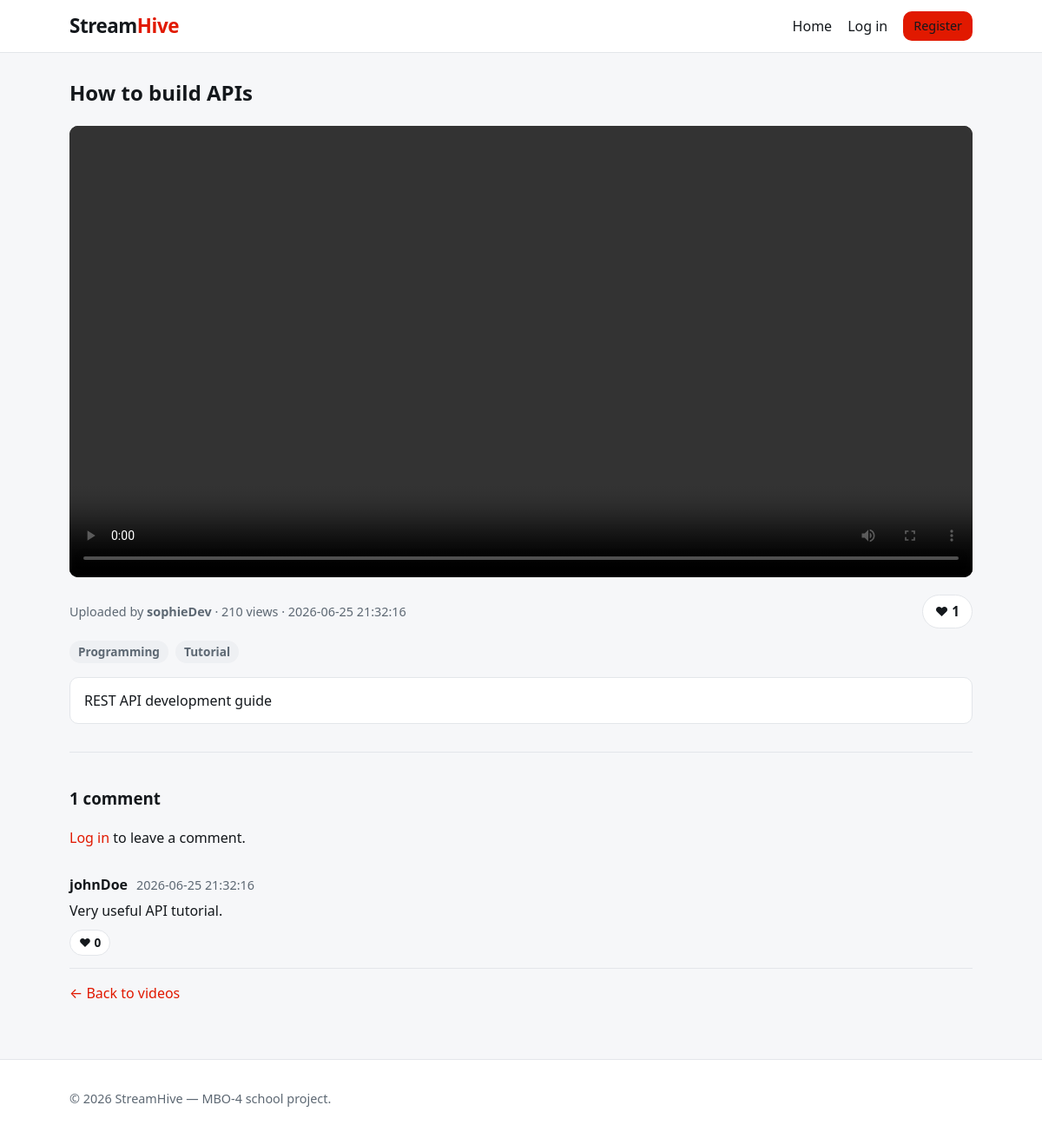
Screenshot of /videos/show?id=4 with the database file from the repository.
### tables this page shows
CREATE TABLE videos (
    id INT AUTO_INCREMENT PRIMARY KEY,
    user_id INT NOT NULL,
    title VARCHAR(255) NOT NULL,
    description TEXT,
    filename VARCHAR(255) NOT NULL,
    views INT DEFAULT 0,
    created_at DATETIME DEFAULT CURRENT_TIMESTAMP,

    FOREIGN KEY (user_id)
    REFERENCES users(id)
    ON DELETE CASCADE
);

CREATE TABLE users (
    id INT AUTO_INCREMENT PRIMARY KEY,
    email VARCHAR(50) NOT NULL UNIQUE,
    password VARCHAR(255) NOT NULL,
    role VARCHAR(50),
    created_at DATETIME DEFAULT CURRENT_TIMESTAMP,
    username VARCHAR(50)
);

CREATE TABLE categories (
    id INT AUTO_INCREMENT PRIMARY KEY,
    name VARCHAR(50) NOT NULL
);

CREATE TABLE comments (
    id INT AUTO_INCREMENT PRIMARY KEY,
    user_id INT NOT NULL,
    video_id INT NOT NULL,
    content TEXT NOT NULL,
    created_at DATETIME DEFAULT CURRENT_TIMESTAMP,

    FOREIGN KEY (user_id)
    REFERENCES users(id)
    ON DELETE CASCADE,

    FOREIGN KEY (video_id)
    REFERENCES videos(id)
    ON DELETE CASCADE
);

### views/videos/show.php (the view, shortened to what the rows shown need)
<section class="video-detail">
    <h2><?= htmlspecialchars($video['title']) ?></h2>
    <video class="player" controls
           src="/uploads/<?= htmlspecialchars($video['filename']) ?>">
    </video>
    <div class="video-bar">
        <p class="meta">
            Uploaded by <strong><?= htmlspecialchars($video['uploader']) ?></strong>
            &middot; <?= (int) $video['views'] ?> views
            &middot; <?= htmlspecialchars($video['created_at']) ?>
        </p>
        <?php if (!empty($currentUser)): ?>
            <form method="post" action="/likes/video" class="like-form">
                <input type="hidden" name="video_id" value="<?= (int) $video['id'] ?>">
                <button type="submit" class="like-button<?= $videoLike['liked'] ? ' liked' : '' ?>">
                    <?= $videoLike['liked'] ? '&hearts;' : '&#9825;' ?>
                    Like &middot; <?= (int) $videoLike['count'] ?>
                </button>
            </form>
        <?php else: ?>
            <span class="like-button static">&hearts; <?= (int) $videoLike['count'] ?></span>
        <?php endif; ?>
    </div>
    <?php if (!empty($categories)): ?>
        <p class="category-tags">
            <?php foreach ($categories as $category): ?>
                <a class="tag" href="/?category=<?= (int) $category['id'] ?>">
                    <?= htmlspecialchars($category['name']) ?>
                </a>
            <?php endforeach; ?>
        </p>
    <?php endif; ?>
    <?php if (!empty($video['description'])): ?>
        <p class="description"><?= nl2br(htmlspecialchars($video['description'])) ?></p>
    <?php endif; ?>
    <section class="comments">
        <h3><?= count($comments) ?> comment<?= count($comments) === 1 ? '' : 's' ?></h3>
        <?php if (!empty($currentUser)): ?>
            <form method="post" action="/comments/store" class="comment-form">
                <input type="hidden" name="video_id" value="<?= (int) $video['id'] ?>">
                <textarea name="content" rows="3" maxlength="2000"
                          placeholder="Add a comment&hellip;" required></textarea>
                <button type="submit">Post comment</button>
            </form>
        <?php else: ?>
            <p><a href="/login">Log in</a> to leave a comment.</p>
        <?php endif; ?>
        <ul class="comment-list">
            <?php foreach ($comments as $comment): ?>
                <?php
                $commentLiked = (int) $comment['liked_by_me'] > 0;
                ?>
                <li class="comment">
                    <div class="comment-head">
                        <strong><?= htmlspecialchars($comment['author']) ?></strong>
                        <span class="meta"><?= htmlspecialchars($comment['created_at']) ?></span>
                    </div>
                    <p class="comment-body"><?= nl2br(htmlspecialchars($comment['content'])) ?></p>
                    <div class="comment-actions">
                        <?php if (!empty($currentUser)): ?>
                            <form method="post" action="/likes/comment" class="like-form">
                                <input type="hidden" name="comment_id" value="<?= (int) $comment['id'] ?>">
                                <input type="hidden" name="video_id" value="<?= (int) $video['id'] ?>">
                                <button type="submit" class="like-button small<?= $commentLiked ? ' liked' : '' ?>">
                                    <?= $commentLiked ? '&hearts;' : '&#9825;' ?>
                                    <?= (int) $comment['like_count'] ?>
                                </button>
                            </form>
                        <?php else: ?>
                            <span class="like-button small static">&hearts; <?= (int) $comment['like_count'] ?></span>
                        <?php endif; ?>
                    </div>
                </li>
            <?php endforeach; ?>
        </ul>
    </section>
    <p><a href="/">&larr; Back to videos</a></p>
</section>

### core/Router.php (shortened to what the rows shown need)
<?php
class Router
{
    private array $routes = [];
    public function add(string $method, string $path, callable|array $handler): void
    {
        $this->routes[] = [
            'method'  => strtoupper($method),
            'path'    => $path,
            'handler' => $handler,
        ];
    }
    public function dispatch(string $method, string $uri): void
    {
        $method = strtoupper($method);
        $path = $this->normalisePath($uri);
        foreach ($this->routes as $route)
        {
            if ($route['method'] === $method && $route['path'] === $path)
            {
                $this->invoke($route['handler']);
                return;
            }
        }
    }
    private function normalisePath(string $uri): string
    {
        $path = parse_url($uri, PHP_URL_PATH);
        $path = rtrim($path, '/');
        return $path === '' ? '/' : $path;
    }
    private function invoke(callable|array $handler): void
    {
        if (is_array($handler))
        {
            [$class, $method] = $handler;
            $controller = new $class();
            $controller->$method();
            return;
        }
    }
}

### views/partials/header.php (shortened to what the rows shown need)
<!DOCTYPE html>
<html lang="en">
<head>
    <link rel="stylesheet" href="/css/style.css">
</head>
<body>
    <header class="site-header">
        <div class="container header-inner">
            <a class="brand" href="/">Stream<span>Hive</span></a>
            <nav class="nav">
                <a href="/">Home</a>
                <?php if (!empty($currentUser)): ?>
                    <a href="/videos/upload">Upload</a>
                    <span class="nav-user">Hi, <?= htmlspecialchars($currentUser['username']) ?></span>
                    <a class="button small" href="/logout">Log out</a>
                <?php else: ?>
                    <a href="/login">Log in</a>
                    <a class="button small" href="/register">Register</a>
                <?php endif; ?>
            </nav>
        </div>
    </header>
    <main class="container">

### views/partials/footer.php
    </main>
    <footer class="site-footer">
        <div class="container">
            <p>&copy; <?= date('Y') ?> StreamHive &mdash; MBO-4 school project.</p>
        </div>
    </footer>
</body>
</html>

### rows the page displays
videos: title "How to build APIs", user.username "sophieDev", views "210", created_at "2026-06-25 21:32:16", description "REST API development guide"
categories: name "Programming"
categories: name "Tutorial"
comments: user.username "johnDoe", created_at "2026-06-25 21:32:16", content "Very useful API tutorial.", like_count "0"
